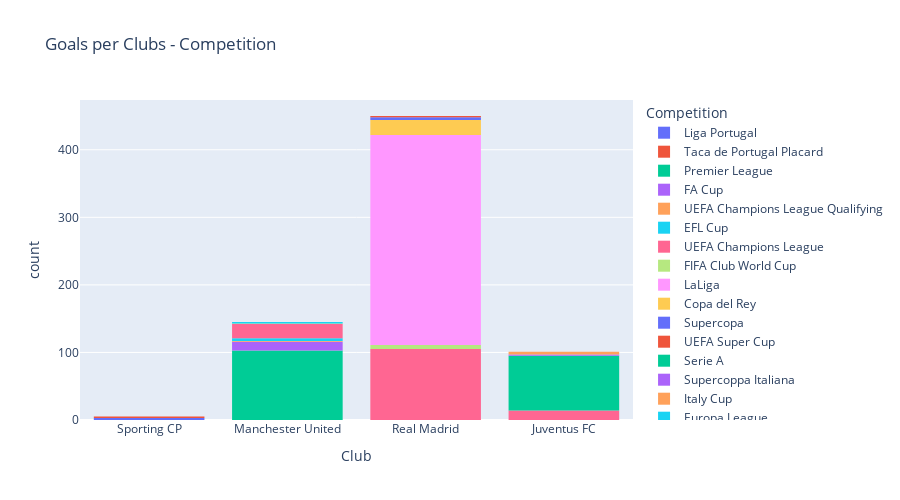

Write notebook code for a chart like this one.
### Code cell
px.histogram(
    df,
    x='Club',
    title="Goals per Clubs - Competition",
    log_x=False,
    log_y=False,
    #symbol='title',
    #markers=True,
    #width=800, 
    height=500,
    color='Competition',
    hover_name='Competition',
    hover_data=['Competition','Season','Club'])

### Figure 1 — Plotly figure (JSON) as saved in the notebook; plotly's stock layout.template omitted (floating-point values rounded to 4 significant figures; data arrays with more than 128 entries replaced by an {"elided": "..."} marker saying what was removed)
{"data": [{"alignmentgroup": "True", "bingroup": "x", "hovertemplate": "Competition=Liga Portugal<br>Club=%{x}<br>count=%{y}<extra></extra>", "legendgroup": "Liga Portugal", "marker": {"color": "#636efa", "pattern": {"shape": ""}}, "name": "Liga Portugal", "offsetgroup": "Liga Portugal", "orientation": "v", "showlegend": true, "type": "histogram", "x": ["Sporting CP", "Sporting CP", "Sporting CP"], "xaxis": "x", "yaxis": "y"}, {"alignmentgroup": "True", "bingroup": "x", "hovertemplate": "Competition=Taca de Portugal Placard<br>Club=%{x}<br>count=%{y}<extra></extra>", "legendgroup": "Taca de Portugal Placard", "marker": {"color": "#EF553B", "pattern": {"shape": ""}}, "name": "Taca de Portugal Placard", "offsetgroup": "Taca de Portugal Placard", "orientation": "v", "showlegend": true, "type": "histogram", "x": ["Sporting CP", "Sporting CP"], "xaxis": "x", "yaxis": "y"}, {"alignmentgroup": "True", "bingroup": "x", "hovertemplate": "Competition=Premier League<br>Club=%{x}<br>count=%{y}<extra></extra>", "legendgroup": "Premier League", "marker": {"color": "#00cc96", "pattern": {"shape": ""}}, "name": "Premier League", "offsetgroup": "Premier League", "orientation": "v", "showlegend": true, "type": "histogram", "x": ["Manchester United", "Manchester United", "Manchester United", "Manchester United", "Manchester United", "Manchester United", "Manchester United", "Manchester United", "Manchester United", "Manchester United", "Manchester United", "Manchester United", "Manchester United", "Manchester United", "Manchester United", "Manchester United", "Manchester United", "Manchester United", "Manchester United", "Manchester United", "Manchester United", "Manchester United", "Manchester United", "Manchester United", "Manchester United", "Manchester United", "Manchester United", "Manchester United", "Manchester United", "Manchester United", "Manchester United", "Manchester United", "Manchester United", "Manchester United", "Manchester United", "Manchester United", "Manchester United", "Manchester United", "Manchester United", "Manchester United", "Manchester United", "Manchester United", "Manchester United", "Manchester United", "Manchester United", "Manchester United", "Manchester United", "Manchester United", "Manchester United", "Manchester United", "Manchester United", "Manchester United", "Manchester United", "Manchester United", "Manchester United", "Manchester United", "Manchester United", "Manchester United", "Manchester United", "Manchester United", "Manchester United", "Manchester United", "Manchester United", "Manchester United", "Manchester United", "Manchester United", "Manchester United", "Manchester United", "Manchester United", "Manchester United", "Manchester United", "Manchester United", "Manchester United", "Manchester United", "Manchester United", "Manchester United", "Manchester United", "Manchester United", "Manchester United", "Manchester United", "Manchester United", "Manchester United", "Manchester United", "Manchester United", "Manchester United", "Manchester United", "Manchester United", "Manchester United", "Manchester United", "Manchester United", "Manchester United", "Manchester United", "Manchester United", "Manchester United", "Manchester United", "Manchester United", "Manchester United", "Manchester United", "Manchester United", "Manchester United", "Manchester United", "Manchester United", "Manchester United"], "xaxis": "x", "yaxis": "y"}, {"alignmentgroup": "True", "bingroup": "x", "hovertemplate": "Competition=FA Cup<br>Club=%{x}<br>count=%{y}<extra></extra>", "legendgroup": "FA Cup", "marker": {"color": "#ab63fa", "pattern": {"shape": ""}}, "name": "FA Cup", "offsetgroup": "FA Cup", "orientation": "v", "showlegend": true, "type": "histogram", "x": ["Manchester United", "Manchester United", "Manchester United", "Manchester United", "Manchester United", "Manchester United", "Manchester United", "Manchester United", "Manchester United", "Manchester United", "Manchester United", "Manchester United", "Manchester United"], "xaxis": "x", "yaxis": "y"}, {"alignmentgroup": "True", "bingroup": "x", "hovertemplate": "Competition=UEFA Champions League Qualifying<br>Club=%{x}<br>count=%{y}<extra></extra>", "legendgroup": "UEFA Champions League Qualifying", "marker": {"color": "#FFA15A", "pattern": {"shape": ""}}, "name": "UEFA Champions League Qualifying", "offsetgroup": "UEFA Champions League Qualifying", "orientation": "v", "showlegend": true, "type": "histogram", "x": ["Manchester United"], "xaxis": "x", "yaxis": "y"}, {"alignmentgroup": "True", "bingroup": "x", "hovertemplate": "Competition=EFL Cup<br>Club=%{x}<br>count=%{y}<extra></extra>", "legendgroup": "EFL Cup", "marker": {"color": "#19d3f3", "pattern": {"shape": ""}}, "name": "EFL Cup", "offsetgroup": "EFL Cup", "orientation": "v", "showlegend": true, "type": "histogram", "x": ["Manchester United", "Manchester United", "Manchester United", "Manchester United"], "xaxis": "x", "yaxis": "y"}, {"alignmentgroup": "True", "bingroup": "x", "hovertemplate": "Competition=UEFA Champions League<br>Club=%{x}<br>count=%{y}<extra></extra>", "legendgroup": "UEFA Champions League", "marker": {"color": "#FF6692", "pattern": {"shape": ""}}, "name": "UEFA Champions League", "offsetgroup": "UEFA Champions League", "orientation": "v", "showlegend": true, "type": "histogram", "x": {"elided": "140 str values"}, "xaxis": "x", "yaxis": "y"}, {"alignmentgroup": "True", "bingroup": "x", "hovertemplate": "Competition=FIFA Club World Cup<br>Club=%{x}<br>count=%{y}<extra></extra>", "legendgroup": "FIFA Club World Cup", "marker": {"color": "#B6E880", "pattern": {"shape": ""}}, "name": "FIFA Club World Cup", "offsetgroup": "FIFA Club World Cup", "orientation": "v", "showlegend": true, "type": "histogram", "x": ["Manchester United", "Real Madrid", "Real Madrid", "Real Madrid", "Real Madrid", "Real Madrid", "Real Madrid"], "xaxis": "x", "yaxis": "y"}, {"alignmentgroup": "True", "bingroup": "x", "hovertemplate": "Competition=LaLiga<br>Club=%{x}<br>count=%{y}<extra></extra>", "legendgroup": "LaLiga", "marker": {"color": "#FF97FF", "pattern": {"shape": ""}}, "name": "LaLiga", "offsetgroup": "LaLiga", "orientation": "v", "showlegend": true, "type": "histogram", "x": {"elided": "311 str values"}, "xaxis": "x", "yaxis": "y"}, {"alignmentgroup": "True", "bingroup": "x", "hovertemplate": "Competition=Copa del Rey<br>Club=%{x}<br>count=%{y}<extra></extra>", "legendgroup": "Copa del Rey", "marker": {"color": "#FECB52", "pattern": {"shape": ""}}, "name": "Copa del Rey", "offsetgroup": "Copa del Rey", "orientation": "v", "showlegend": true, "type": "histogram", "x": ["Real Madrid", "Real Madrid", "Real Madrid", "Real Madrid", "Real Madrid", "Real Madrid", "Real Madrid", "Real Madrid", "Real Madrid", "Real Madrid", "Real Madrid", "Real Madrid", "Real Madrid", "Real Madrid", "Real Madrid", "Real Madrid", "Real Madrid", "Real Madrid", "Real Madrid", "Real Madrid", "Real Madrid", "Real Madrid"], "xaxis": "x", "yaxis": "y"}, {"alignmentgroup": "True", "bingroup": "x", "hovertemplate": "Competition=Supercopa<br>Club=%{x}<br>count=%{y}<extra></extra>", "legendgroup": "Supercopa", "marker": {"color": "#636efa", "pattern": {"shape": ""}}, "name": "Supercopa", "offsetgroup": "Supercopa", "orientation": "v", "showlegend": true, "type": "histogram", "x": ["Real Madrid", "Real Madrid", "Real Madrid", "Real Madrid"], "xaxis": "x", "yaxis": "y"}, {"alignmentgroup": "True", "bingroup": "x", "hovertemplate": "Competition=UEFA Super Cup<br>Club=%{x}<br>count=%{y}<extra></extra>", "legendgroup": "UEFA Super Cup", "marker": {"color": "#EF553B", "pattern": {"shape": ""}}, "name": "UEFA Super Cup", "offsetgroup": "UEFA Super Cup", "orientation": "v", "showlegend": true, "type": "histogram", "x": ["Real Madrid", "Real Madrid"], "xaxis": "x", "yaxis": "y"}, {"alignmentgroup": "True", "bingroup": "x", "hovertemplate": "Competition=Serie A<br>Club=%{x}<br>count=%{y}<extra></extra>", "legendgroup": "Serie A", "marker": {"color": "#00cc96", "pattern": {"shape": ""}}, "name": "Serie A", "offsetgroup": "Serie A", "orientation": "v", "showlegend": true, "type": "histogram", "x": ["Juventus FC", "Juventus FC", "Juventus FC", "Juventus FC", "Juventus FC", "Juventus FC", "Juventus FC", "Juventus FC", "Juventus FC", "Juventus FC", "Juventus FC", "Juventus FC", "Juventus FC", "Juventus FC", "Juventus FC", "Juventus FC", "Juventus FC", "Juventus FC", "Juventus FC", "Juventus FC", "Juventus FC", "Juventus FC", "Juventus FC", "Juventus FC", "Juventus FC", "Juventus FC", "Juventus FC", "Juventus FC", "Juventus FC", "Juventus FC", "Juventus FC", "Juventus FC", "Juventus FC", "Juventus FC", "Juventus FC", "Juventus FC", "Juventus FC", "Juventus FC", "Juventus FC", "Juventus FC", "Juventus FC", "Juventus FC", "Juventus FC", "Juventus FC", "Juventus FC", "Juventus FC", "Juventus FC", "Juventus FC", "Juventus FC", "Juventus FC", "Juventus FC", "Juventus FC", "Juventus FC", "Juventus FC", "Juventus FC", "Juventus FC", "Juventus FC", "Juventus FC", "Juventus FC", "Juventus FC", "Juventus FC", "Juventus FC", "Juventus FC", "Juventus FC", "Juventus FC", "Juventus FC", "Juventus FC", "Juventus FC", "Juventus FC", "Juventus FC", "Juventus FC", "Juventus FC", "Juventus FC", "Juventus FC", "Juventus FC", "Juventus FC", "Juventus FC", "Juventus FC", "Juventus FC", "Juventus FC", "Juventus FC"], "xaxis": "x", "yaxis": "y"}, {"alignmentgroup": "True", "bingroup": "x", "hovertemplate": "Competition=Supercoppa Italiana<br>Club=%{x}<br>count=%{y}<extra></extra>", "legendgroup": "Supercoppa Italiana", "marker": {"color": "#ab63fa", "pattern": {"shape": ""}}, "name": "Supercoppa Italiana", "offsetgroup": "Supercoppa Italiana", "orientation": "v", "showlegend": true, "type": "histogram", "x": ["Juventus FC", "Juventus FC"], "xaxis": "x", "yaxis": "y"}, {"alignmentgroup": "True", "bingroup": "x", "hovertemplate": "Competition=Italy Cup<br>Club=%{x}<br>count=%{y}<extra></extra>", "legendgroup": "Italy Cup", "marker": {"color": "#FFA15A", "pattern": {"shape": ""}}, "name": "Italy Cup", "offsetgroup": "Italy Cup", "orientation": "v", "showlegend": true, "type": "histogram", "x": ["Juventus FC", "Juventus FC", "Juventus FC", "Juventus FC"], "xaxis": "x", "yaxis": "y"}, {"alignmentgroup": "True", "bingroup": "x", "hovertemplate": "Competition=Europa League<br>Club=%{x}<br>count=%{y}<extra></extra>", "legendgroup": "Europa League", "marker": {"color": "#19d3f3", "pattern": {"shape": ""}}, "name": "Europa League", "offsetgroup": "Europa League", "orientation": "v", "showlegend": true, "type": "histogram", "x": ["Manchester United", "Manchester United"], "xaxis": "x", "yaxis": "y"}], "layout": {"barmode": "relative", "height": 500, "legend": {"title": {"text": "Competition"}, "tracegroupgap": 0}, "title": {"text": "Goals per Clubs - Competition"}, "xaxis": {"anchor": "y", "domain": [0, 1], "title": {"text": "Club"}}, "yaxis": {"anchor": "x", "domain": [0, 1], "title": {"text": "count"}}}}
